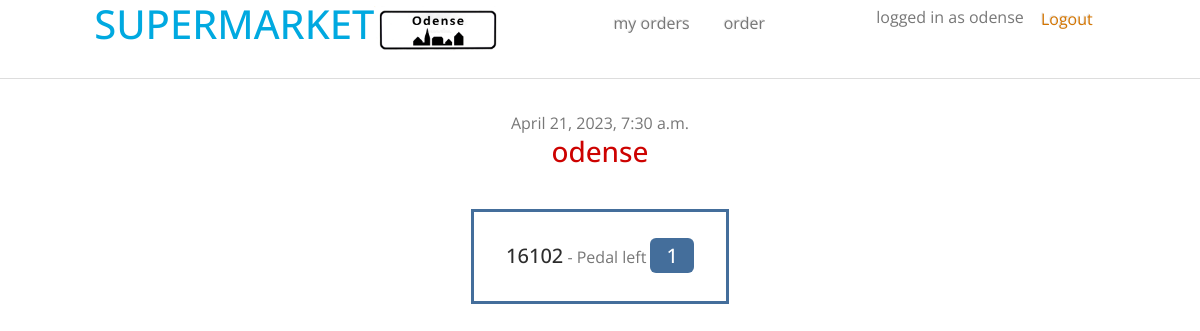
Page /order/order/697 (signed in) on the committed database.
### order/models.py (models this page shows)
class Order(models.Model):
    date = models.DateTimeField(auto_now_add=True)
    user = models.ForeignKey(User, on_delete=models.CASCADE)
    json_data = models.JSONField(default=list)
    current_order = models.BooleanField(default=True)
    completed = models.CharField(max_length=10, default='pending')
    urgent = models.BooleanField(default=False)

### parts/models.py (models this page shows)
class Part(models.Model):
    title = models.CharField(max_length=200)
    slug = models.CharField(max_length=100, blank=True)
    danish_slug = models.CharField(max_length=100, blank=True)
    part_no = models.IntegerField(null=True, blank=True)
    part_group = models.CharField(max_length=50, blank=True)
    item_no = models.IntegerField(null=True, blank=True)
    group_no = models.IntegerField(null=True, blank=True)
    bike_models = models.JSONField(default=list, blank=True)
    out_of_stock = models.BooleanField(default=False)
    expected_date = models.DateField(null=True, blank=True)
    inactive = models.BooleanField(default=False)

### order/views.py (the view, shortened to what this page needs)
# urls.py: path('order/<int:id>', views.order_detail, name='order-detail'),
@login_required(login_url='/login')
def order_detail(request, id):
    order = Order.objects.values().filter(pk=id)
    user_in_question = User.objects.get(id=order[0].get('user_id'))
    parts = jsonToLiteral(order)
    order_info = ast.literal_eval(order[0].get('json_data'))
    urgent = order[0].get('urgent')
    for part in parts:
        part.quantity = order_info[parts.index(part)].get('quantity')
    return render(request, 'order/order-detail.html', {'order': order, 'parts': parts, 'user_in_question': user_in_question, 'urgent': urgent})

### order/views.py (called while the page is built)
def jsonToLiteral(order):
    json_string = order[0].get('json_data')
    parts_literal = ast.literal_eval(json_string)
    parts = []
    for part in parts_literal:
        obj = Part.objects.get(part_no=part['part_no'])
        obj.quantity = part.get('quantity')
        parts.append(obj)
    return parts

### parts/templates/order/order-detail.html (shortened to what this page needs)
{% extends "base.html" %} {% block content %}
<div class="d-flex flex-column align-items-center m-auto">
{% for i in order %}
    <ul class="list-unstyled d-flex flex-column align-items-center m-auto" id="print-list">
        <div class="p-3 text-center">
            <li>{{ i.date }}</li>
            <li class="text-danger h3">{{ user_in_question }}</li>
        </div>
        <span class="border border-3 border-primary p-3 text-center mt-3">
        {% for part in parts %}
        <li onclick="strikethrough(this)" class="m-3"><span class="h5">{{ part.part_no}}</span> -
            <span>{{ part.title }}</span>
            <span class="h5 bg-primary text-white rounded px-3 py-1">{{ part.quantity }}</span></li>
        {% endfor %}
        </ul>
        {% endfor %}
</div>
{%  endblock %}

### parts/templates/base.html (shortened to what this page needs)
{% load static %}
<!DOCTYPE html>
<html lang="en">
<head>
    <link rel="stylesheet" href="https://bootswatch.com/5/spacelab/bootstrap.min.css">
    <link rel="stylesheet" type="text/css" href="{% static 'global.css' %}">
</head>
<body >
    <nav class="d-flex justify-content-evenly">
        <div class="d-flex">
            <h1 style="color:#00a9e0;">SUPERMARKET</h1>
            <img src="{% static 'images/odense.jpg' %}" class="city-logo">
        </div>
        {% if user.is_authenticated %}
        <ul class="list-unstyled d-flex justify-content-center">
            {% if user.is_superuser %}
            {% if user.name == 'manager' %}
            <li><a href="{% url 'order:orders'%}"><button class="btn m-1">orders</button></a></li>
            <li><a href="{% url 'order:archive'%}"><button class="btn m-1">archive</button></a></li>
            <li><a href="https://supermarket.eu.pythonanywhere.com/"><button class="btn m-1">copenhagen</button></a></li>
            <li><a href="{% url 'parts:accounts'%}"><button class="btn m-1">accounts</button></a></li>
            {% else %}
            <li><a href="{% url 'order:orders'%}"><button class="btn m-1">orders</button></a></li>
            <li><a href="{% url 'order:archive'%}"><button class="btn m-1">archive</button></a></li>
            <li><a href="{% url 'parts:list-parts'%}"><button class="btn m-1">items</button></a></li>
            <li><a href="{% url 'parts:add-part'%}"><button class="btn m-1">add item</button></a></li>
            {% endif %}
            {% elif 'lead' in user.username %}
            <li><a href="{% url 'order:orders'%}"><button class="btn m-1">orders</button></a></li>
            <li><a href="{% url 'order:index'%}"><button class="btn m-1">order</button></a> </li>
            {% else %}
            <li><a href="{% url 'order:orders'%}"><button class="btn m-1">my orders</button></a></li>
            <li><a href="{% url 'order:index'%}"><button class="btn m-1">order</button></a> </li>
            {% endif %}
        </ul>
        <form action="{% url 'parts:logout' %}" method="POST">
              <span>logged in as {{ user.username }}</span>
              <button type="submit" class="btn btn-link; text-warning">Logout</button>
        </form>
        {% endif %}
    </nav>
    <hr>
    {% block content %}
    {%  endblock %}
</body>
</html>

### parts/static/global.css (style rules this page uses)
.city-logo { width: 8rem; height: 3rem; margin-top: .4rem; background-repeat: no-repeat; background-position: center; background-size: contain; display: inline-block; vertical-align: middle; }

### rows in the picture
Order: date "April 21, 2023, 7:30 a.m."
Part: part_no "16102", title "Pedal left", quantity "1"

### other values in the picture
{{ user.username }} "odense"
{{ user_in_question }} "odense"
